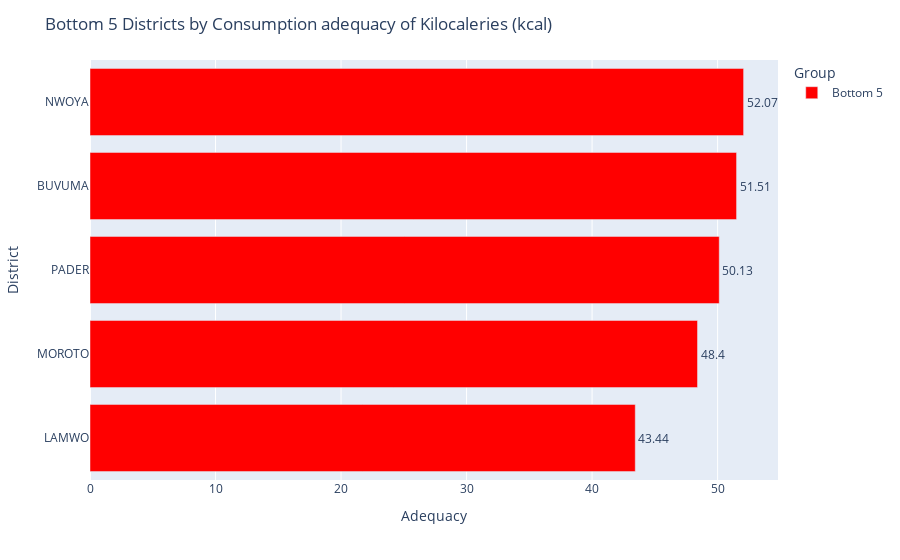

The cell this chart's notebook holds for it:
### Markdown cell above
### Kilocaleries

### Code cell
nutrient =  "Consumption adequacy of Kilocaleries (kcal)"

bottom5 = merged_nutrients.nsmallest(5, nutrient)
bottom5["Group"] = "Bottom 5"

# Horizontal bar chart
fig = px.bar(
    bottom5,
    x=nutrient,
    y="district",
    color="Group",
    text=nutrient,
    orientation="h",
     color_discrete_map={
         "Bottom 5": "red"
          }
)

fig.update_traces(textposition="outside")
fig.update_layout(
    title=f"Bottom 5 Districts by {nutrient}",
    xaxis_title="Adequacy",
    yaxis_title="District",
    yaxis=dict(categoryorder="total ascending")
)

fig.show()

### Figure 1 — Plotly figure (JSON) as saved in the notebook; plotly's stock layout.template omitted (floating-point values rounded to 4 significant figures)
{"data": [{"hovertemplate": "Group=Bottom 5<br>Consumption adequacy of Kilocaleries (kcal)=%{text}<br>district=%{y}<extra></extra>", "legendgroup": "Bottom 5", "marker": {"color": "red", "pattern": {"shape": ""}}, "name": "Bottom 5", "orientation": "h", "showlegend": true, "text": [43.44, 48.4, 50.13, 51.51, 52.07], "textposition": "outside", "type": "bar", "x": [43.44, 48.4, 50.13, 51.51, 52.07], "xaxis": "x", "y": ["LAMWO", "MOROTO", "PADER", "BUVUMA", "NWOYA"], "yaxis": "y"}], "layout": {"barmode": "relative", "legend": {"title": {"text": "Group"}, "tracegroupgap": 0}, "margin": {"t": 60}, "title": {"text": "Bottom 5 Districts by Consumption adequacy of Kilocaleries (kcal)"}, "xaxis": {"anchor": "y", "domain": [0, 1], "title": {"text": "Adequacy"}}, "yaxis": {"anchor": "x", "categoryorder": "total ascending", "domain": [0, 1], "title": {"text": "District"}}}}
